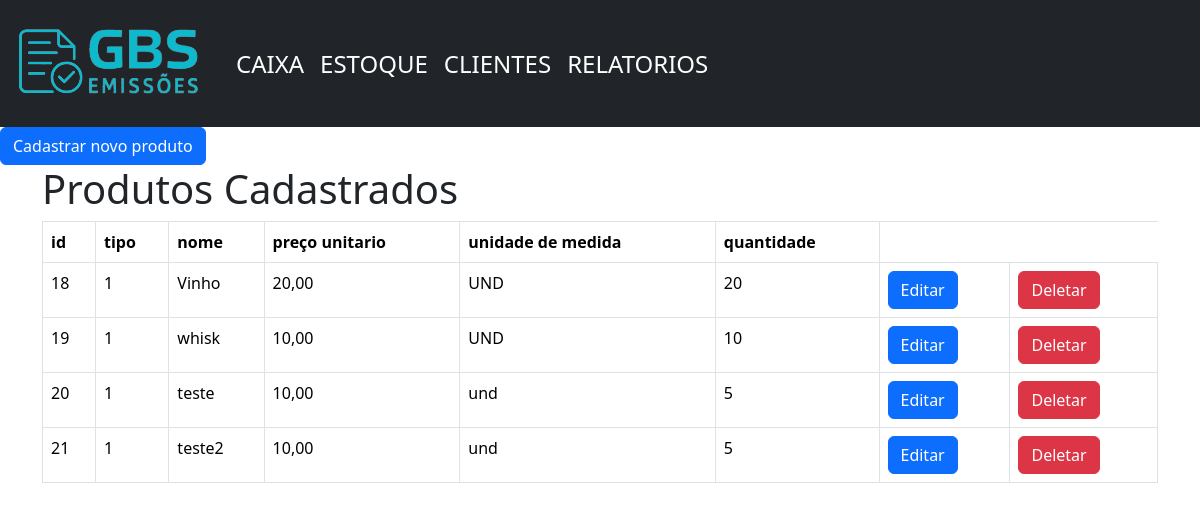
Page /estoque/ on the earlier database version.
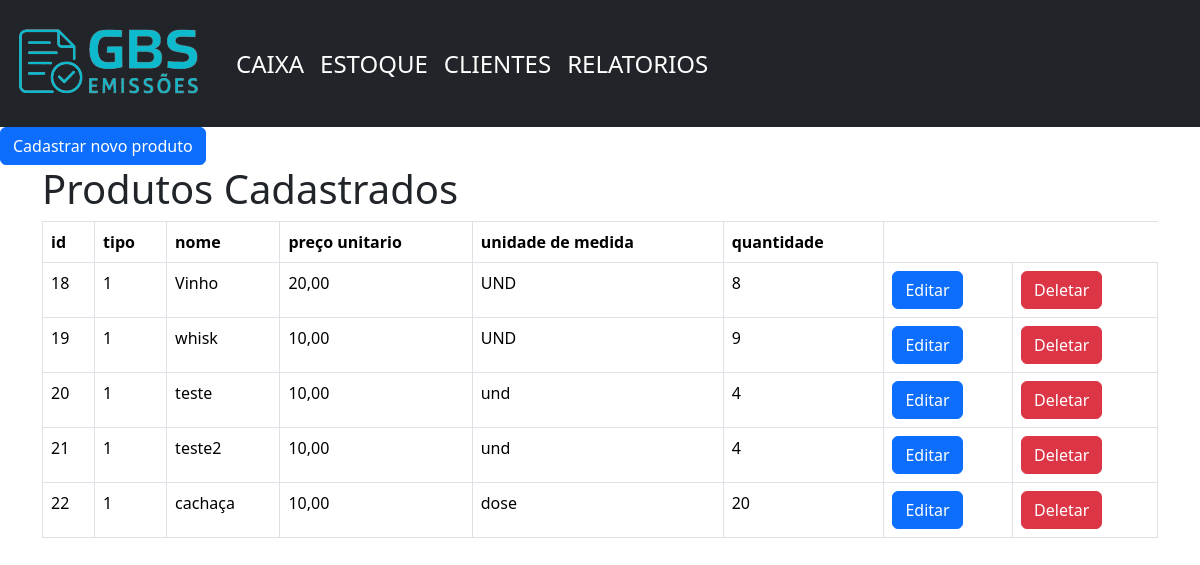
Same page on the later database version.
### home/models.py (models this page shows)
class produtos(models.Model):
    id = models.AutoField(primary_key=True, verbose_name='ID do Produto')
    tipo = models.IntegerField(verbose_name='Tipo do Produto')
    nome = models.CharField(max_length=100, verbose_name='Nome do Produto')
    preco = models.DecimalField(max_digits=10, decimal_places=2, verbose_name='Preco')
    medida = models.CharField(max_length=5, verbose_name='Unidade de Medida')
    quantidade = models.IntegerField(verbose_name='Quantidade em Estoque')
    created_prod = models.DateTimeField(auto_now_add=True, null=True)
    update_prod = models.DateTimeField(auto_now=True)

### home/views.py (the view)
# urls.py: path('estoque/', views.estoque, name='estoque'),
def estoque(request):
    todos_produtos = produtos.objects.all()
    lista = {
        'estoque': todos_produtos
    }
    return render(request, 'visual/estoque.html', lista)

### home/templates/visual/estoque.html (shortened to what this page needs)
{% extends 'visual/base.html' %}
{% block conteudo %}
<a id="add-link" href="/estoque/add">
    <button type="button" class="btn btn-primary">
        Cadastrar novo produto
    </button>
</a>
<div class="container">
    <h1>Produtos Cadastrados</h1>
    <table class="table table-bordered table-hover">
        <tr>
            <th>id</th>
            <th>tipo</th>
            <th>nome</th>
            <th>preço unitario</th>
            <th>unidade de medida</th>
            <th>quantidade</th>
        </tr>
        {% for produtos in estoque %}
        <tr>
            <td>{{produtos.id}}</td>
            <td>{{produtos.tipo}}</td>
            <td>{{produtos.nome}}</td>
            <td>{{produtos.preco}}</td>
            <td>{{produtos.medida}}</td>
            <td>{{produtos.quantidade}}</td>
            <td>
                <a href="edit/{{produtos.id}}"><button type="button" class="btn btn-primary" data-bs-toggle="modal"
                        data-bs-target="#staticBackdrop{{produtos.id}}">
                        Editar
                    </button></a>
            </td>
            <td>
                <button type="button" class="btn btn-danger" data-bs-toggle="modal" data-bs-target="#exampleModal">
                    Deletar
                </button>
            </td>
        </tr>
        {% endfor %}
    </table>
</div>
{% endblock %}

### home/templates/visual/base.html (shortened to what this page needs)
{% load static %}
<!doctype html>
<html lang="pt-br">
<head>
  <link href="https://cdn.jsdelivr.net/npm/bootstrap@5.3.7/dist/css/bootstrap.min.css" rel="stylesheet"
>
  <link rel="stylesheet" href="{% static 'css/style.css' %}">
</head>
<body>
  <nav class="navbar navbar-expand-lg navbar-dark bg-dark">
    <div class="container-fluid">
      <a class="navbar-brand " href="{% url 'home' %}">
        <img src="{% static 'imagens/LOGO.svg' %}" alt="Logo" width="200" height="100"
          class="d-inline-block align-text-top">
      </a>
      <div class="collapse navbar-collapse" id="navbarNavAltMarkup">
        <div class="navbar-nav">
          <a class="nav-link active fs-4" aria-current="page" href="{% url 'caixa' %}">CAIXA</a>
          <a class="nav-link active fs-4" href="{% url 'estoque' %}">ESTOQUE</a>
          <a class="nav-link active fs-4" href="{% url 'clientes' %}">CLIENTES</a>
          <a class="nav-link active fs-4" href="{% url 'relatorios' %}">RELATORIOS</a>
        </div>
      </div>
  </nav>
  {% block conteudo %}
  {% endblock %}
</body>
</html>

### home/static/css/style.css (style rules this page uses)
#add-link { text-decoration: none; }

Differences in the rows shown:
changed produtos "Vinho": quantidade "20" → "8"
changed produtos "whisk": quantidade "10" → "9"
changed produtos "teste": quantidade "5" → "4"
changed produtos "teste2": quantidade "5" → "4"
added produtos: id "22", tipo "1", nome "cachaça", preco "10,00", medida "dose", quantidade "20"
